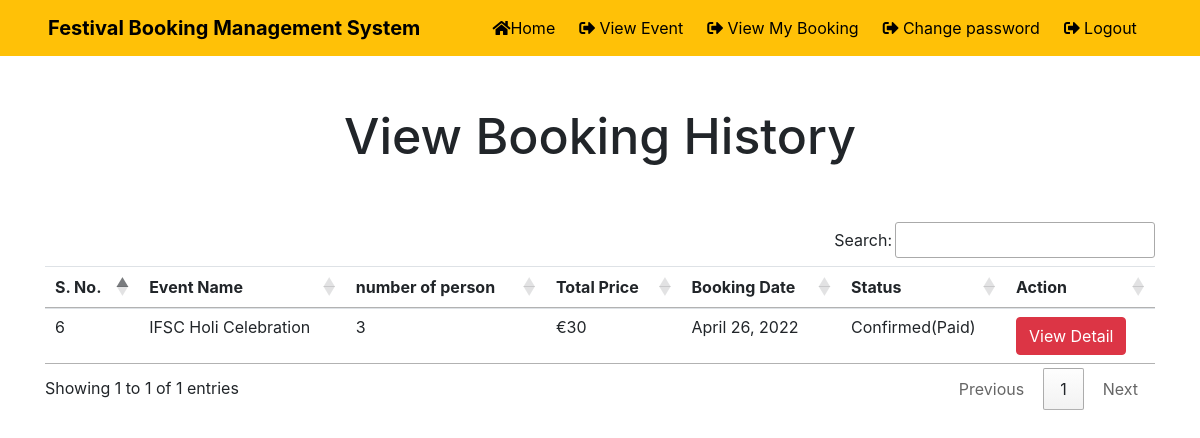
The app's page /view_mybooking (signed in) with its own data.
### EBS2021/models.py (models this page shows, shortened)
class Booking(models.Model):
    userinfo =models.ForeignKey(UserSignup,on_delete=models.CASCADE)
    eventinfo = models.ForeignKey(Event, on_delete=models.CASCADE)
    person=models.CharField(max_length=100,null=True)
    total=models.CharField(max_length=100,null=True)
    status = models.CharField(max_length=20,null=True)
    bookingdate = models.DateField(null=True)
    cardno = models.CharField(max_length=20,null=True)
    cvv = models.CharField(max_length=10,null=True)
    expirydate = models.CharField(max_length=50,null=True)

class Event(models.Model):
    eventname=models.CharField(max_length=100,null=True)
    image = models.FileField(null=True)
    category=models.CharField(max_length=100,null=True)
    description = models.CharField(max_length=300,null=True)
    startdate=models.DateField(null=True)
    enddate=models.DateField(null=True)
    venue=models.CharField(max_length=300,null=True)
    entryprice=models.CharField(max_length=100,null=True)
    creationdate = models.DateTimeField(default=datetime.now, blank=True)

### EBS2021/views.py (the view)
# urls.py: path('view_mybooking', view_mybooking ,name="view_mybooking"),
def view_mybooking(request):
    if not request.user.is_authenticated:
        return redirect('userLogin')
    user = request.user
    userinfo = UserSignup.objects.get(user=user)
    b = Booking.objects.filter(userinfo = userinfo)
    d = {'b':b}
    return render(request ,"view_mybooking.html",d)

### EBS2021/templates/view_mybooking.html (shortened to what this page needs)
{% load static %}
{% block body %}
{% include 'navigation.html' %}
<link rel = stylesheet href="https://cdn.datatables.net/1.10.20/css/jquery.dataTables.min.css">
<link rel = stylesheet href="https://cdn.datatables.net/buttons/1.6.1/css/buttons.dataTables.min.css">
<div class="container" style="margin-top: 50px;">
<h2 class="text-center" style="font-size: 50px;">View Booking History</h2>
<br><br>
<table class="table table-hover table-responsive-lg"id="example">
    <thead>
        <tr>
            <th>S. No.</th>
            <th>Event Name</th>
            <th>number of person</th>
            <th>Total Price</th>
            <th>Booking Date</th>
            <th>Status</th>
            <th>Action</th>
        </tr>
    </thead>
    <tbody>
        {% for i in b %}
        <tr>
            <td>{{i.id}}</td>
            <td>{{i.eventinfo.eventname}}</td>
            <td>{{i.person}}</td>
            <td>{{i.total}}</td>
            <td>{{i.bookingdate}}</td>
            <td>{{i.status}}</td>
            <td>
                <a href="{% url 'bookingdetail_user' i.id %}" class="btn btn-danger">View Detail</a>
            </td>
        </tr>
        {% endfor %}
    </tbody>
</table>
</div>
{% endblock %}

### records on screen
Booking: id "6", eventinfo.eventname "IFSC Holi Celebration", person "3", total "€30", bookingdate "April 26, 2022", status "Confirmed(Paid)"
